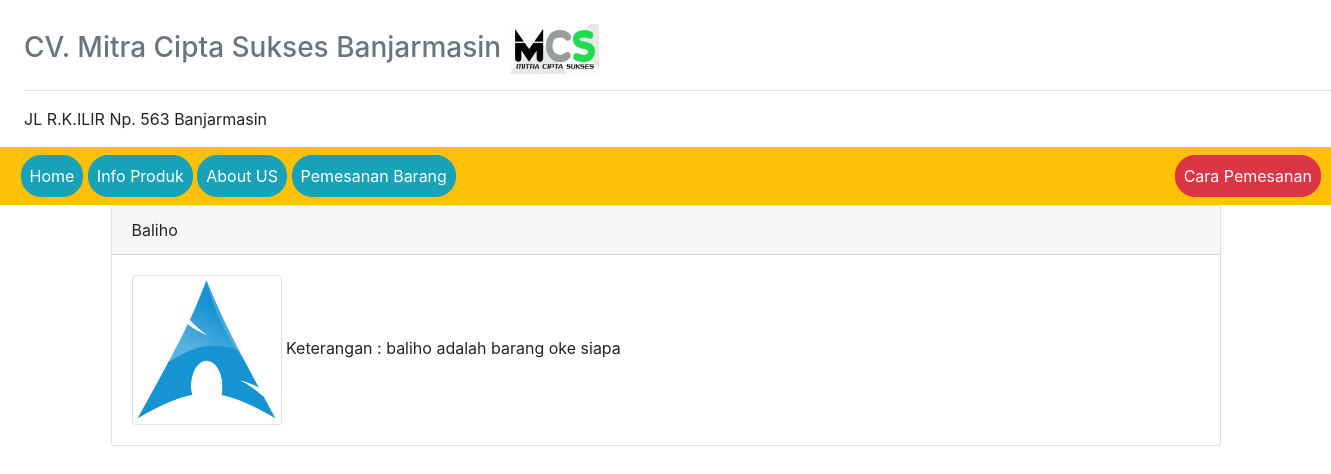
Screenshot of /?view=detail&barang=23 with the database file from the repository.
### tables this page shows
CREATE TABLE `nama_barang` (
  `kode_barang` int(50) NOT NULL,
  `nama_barang` varchar(50) NOT NULL,
  `gambar_barang` varchar(100) NOT NULL,
  `type_barang` varchar(50) NOT NULL,
  `kategori` int(50) NOT NULL,
  `harga` int(50) NOT NULL,
  `keterangan` varchar(100) NOT NULL
);

### models/admin.php (called while the page is built, shortened)
<?php
class Admin
{
  private $mysqli;
  function __construct($mysqli)
  {
    $this->mysqli = $mysqli;
  }
  public function get_detail_barang($id)
  {
    $db = $this->mysqli->conn;
    $sql = "SELECT * FROM nama_barang WHERE kode_barang = '$id' ";
    $query = $db->query($sql);
    return $query;
  }
}
?>

### config/config.php (called while the page is built, shortened)
<?php
function base_url($url = null)
{
	$base_url = "http://localhost/aplikasi_CV_Mitra_Cipta_Sukses_Banjarmasin/";
	if ($url != null ) {
		return $base_url."/".$url;
	} else  {
			return $base_url;
	}
}

### view/detail.php (the view)
<div class="card">
  <div class="card-header">
    <?php
    $id = @$_GET['barang'];
    $data = $objAdmin->get_detail_barang($id)->fetch_object();
    echo $data->nama_barang;
     ?>
  </div>
  <div class="card-body">
    <img src="<?=base_url()?>assets/image/<?=$data->gambar_barang ?>" width="150px" alt="" class="img-thumbnail">
    Keterangan : <?=$data->keterangan ?>
  </div>
</div>

### rows the page displays
nama_barang: nama_barang "Baliho", gambar_barang (picture), keterangan "baliho adalah barang oke siapa"
